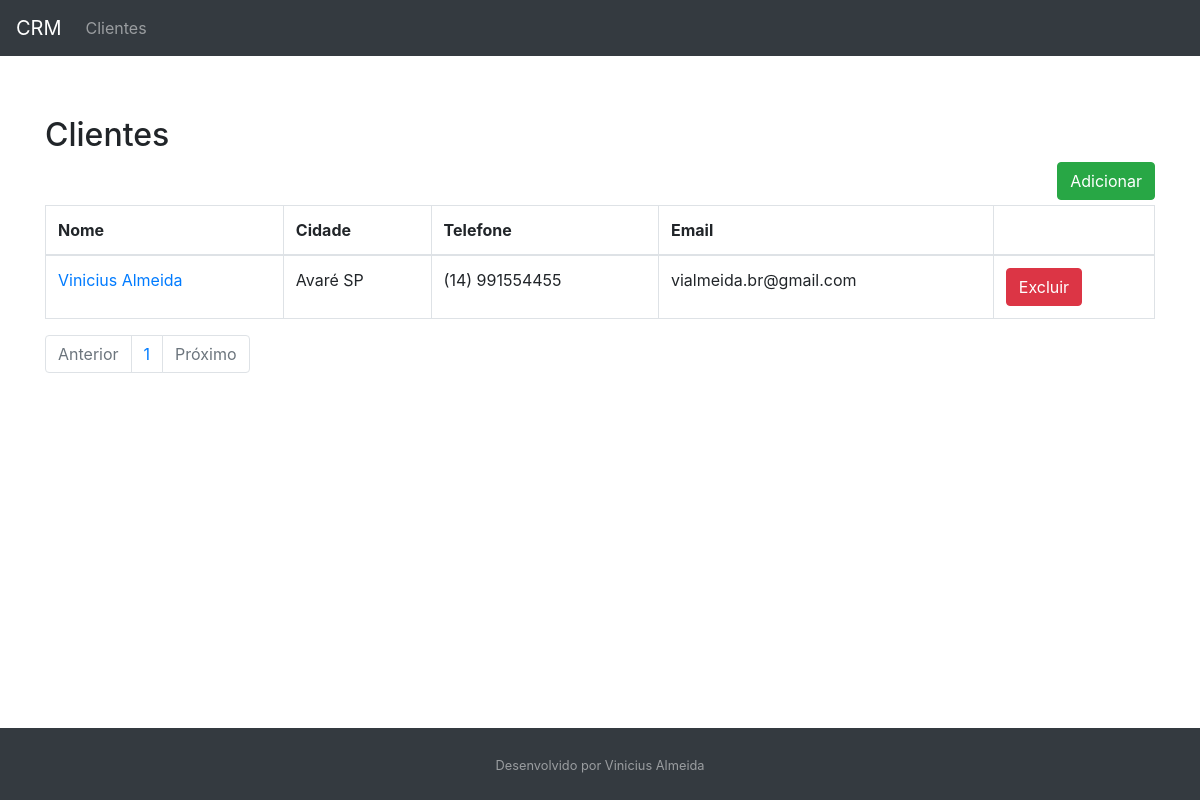
/customer/list/, run on an earlier commit of the app's database.
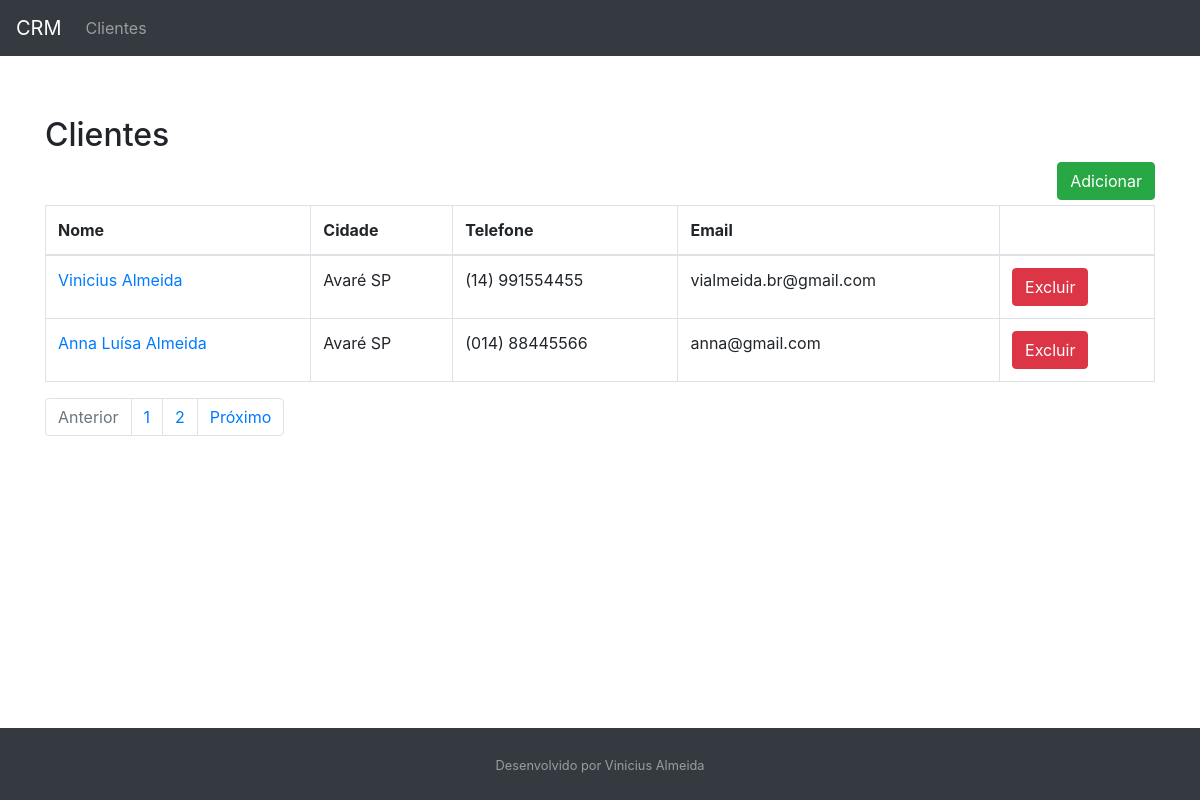
And on a later commit of the database.
### customer/models.py (models this page shows, shortened)
class Customer(models.Model):
  first_name = models.CharField(max_length=30)
  last_name = models.CharField(max_length=50)
  email = models.EmailField()
  birth_date = models.DateField()
  area_code = models.CharField(max_length=3)
  phone_number = models.CharField(max_length=9)
  country = models.CharField(max_length=30)
  state = models.CharField(max_length=30)
  city = models.CharField(max_length=30)
  created_date = models.DateField(auto_now_add=True)
  update_date = models.DateTimeField(auto_now_add=True)
  active = models.BooleanField(default=True)
  def get_full_phone_number(self):
    return f"({self.area_code}) {self.phone_number}"
  def get_full_name(self):
    return f"{self.first_name} {self.last_name}"
  def get_full_city(self):
    return f"{self.city} {self.state}"
  def get_absolute_url(self):
    return reverse("customer:customer-update", kwargs={"id": self.id})
  def get_delete_url(self):
    return reverse("customer:customer-delete", kwargs={"id": self.id})
  class Meta:
    db_table = "customer"

### customer/views.py (the view)
# urls.py: path("list/", CustomerListView.as_view(), name="customer-list"),
class CustomerListView(ListView):
  teamplate_name = "customer/customer_list.html"
  paginate_by = 2
  model = Customer
  queryset = Customer.objects.all()

### customer/templates/customer/customer_list.html
{% extends "model-page.html" %}
{% block content %}
  <h2>Clientes</h2>
<a href="{% url "customer:customer-create" %}">
  <button
    type="button"
    class="btn btn-success"
    style="float: right; margin-bottom: 5px"
  >
    Adicionar
  </button>
</a>
<table class="table table-bordered">
  <thead>
    <tr>
      <th>Nome</th>
      <th>Cidade</th>
      <th>Telefone</th>
      <th>Email</th>
      <th></th>
    </tr>
  </thead>
  <tbody>
    {% for customer in customer_list %}
    <tr>
      <td><a href="{{ customer.get_absolute_url }}">{{ customer.get_full_name}}</a></td>
      <td>{{ customer.get_full_city}}</td>
      <td>{{ customer.get_full_phone_number}}</td>
      <td>{{ customer.email}}</td>
      <form method="post" action="{{ customer.get_delete_url }}">{% csrf_token %}
        <td>
          <button type="submit" class="btn btn-danger">Excluir</button>
        </td>
      </form>
    </tr>
    {% endfor %}
  </tbody>
</table>
 <ul class="pagination">
   {% if page_obj.has_previous %}
       <li class="page-item"><a class="page-link"
                                href="?page={{ page_obj.previous_page_number }}">Anterior</a>
       </li>
   {% else %}
       <li class="page-item disabled"><a class="page-link" href="#">Anterior</a></li>
   {% endif %}
   {% for object in page_obj.paginator.page_range %}
      <li class="page-item"><a class="page-link" href="?page={{ forloop.counter }}">{{ forloop.counter }}</a></li>
   {% endfor %}
   {% if page_obj.has_next %}
       <li class="page-item"><a class="page-link"
                                href="?page={{ page_obj.next_page_number }}">Próximo</a>
       </li>
   {% else %}
       <li class="page-item disabled"><a class="page-link" href="#">Próximo</a></li>
   {% endif %}
 </ul>
{% endblock %}

### core/templates/model-page.html (shortened to what this page needs)
<!DOCTYPE html>
<html lang="pt-br">
  <head>
    <link
      rel="stylesheet"
      href="https://stackpath.bootstrapcdn.com/bootstrap/4.1.3/css/bootstrap.min.css"
    />
  </head>
  <body class="d-flex flex-column">
    <header>{% include "model-header.html" %}</header>
    <main class="content" style="margin-top: 5%">
      <div class="container">{% block content %} {% endblock %}</div>
    </main>
    <footer class="py-4 bg-dark text-white-50">
      {% include "model-footer.html" %}
    </footer>
  </body>
</html>

### core/templates/model-header.html
<nav class="navbar navbar-expand-sm bg-dark navbar-dark">
  <a class="navbar-brand" href={% url 'index' %}>CRM</a>
  <ul class="navbar-nav mr-auto">
    <li class="nav-item">
      <a class="nav-link" href="{% url 'customer:customer-list' %}">Clientes</a>
    </li>
  </ul>
</nav>

### core/templates/model-footer.html
<div class="container text-center">
  <small>Desenvolvido por Vinicius Almeida</small>
</div>

### core/templates/model-page.html (style rules this page uses)
html, body { height: 100%; }
main { flex: 1 0 auto; }
footer { flex-shrink: none; margin-top: 2em; }

What changed in the data, as far as the page shows it:
added Customer: get_full_name "Anna Luísa Almeida", get_full_city "Avaré SP", get_full_phone_number "(014) 88445566", email "anna@gmail.com"
Also different on the page:
new list line: "2"
